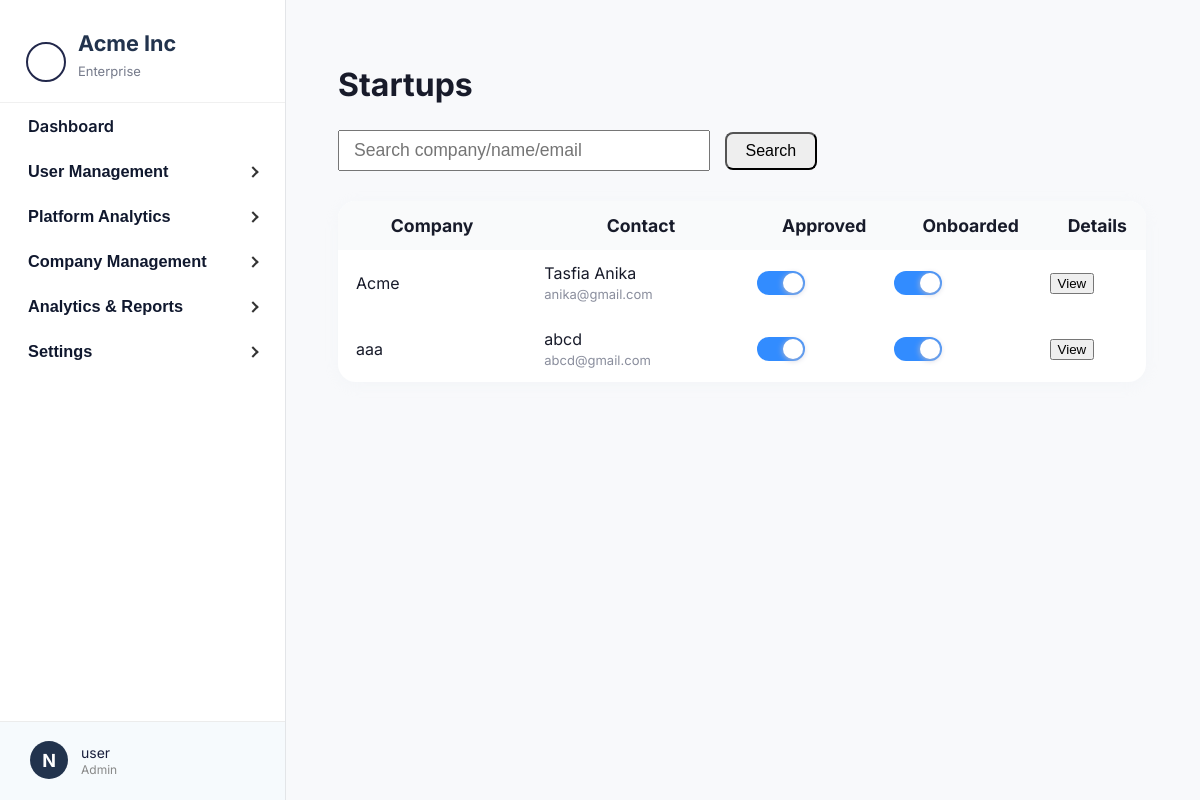
Page /api/admin-dashboard/startup-users/ (signed in) on the committed database.
### core/models.py (models this page shows, shortened)
class StartupProfile(models.Model):
    user = models.OneToOneField(User, on_delete=models.CASCADE, related_name='startup_profile')
    startup_name = models.CharField(max_length=150)
    role = models.CharField(max_length=100)
    email = models.EmailField()
    website = models.CharField(max_length=255)
    heard_about = models.CharField(max_length=50)
    description = models.TextField()
    audience = models.TextField()
    tech_component = models.TextField()
    your_edge = models.TextField()
    pitch_deck_url = models.CharField(max_length=255)
    startup_stage = models.CharField(max_length=50)
    problem = models.TextField()
    solution = models.TextField()
    market_research = models.CharField(max_length=20)
    business_model_mind = models.CharField(max_length=50)
    working_time = models.CharField(max_length=50)
    cofounder = models.CharField(max_length=20)
    support_needed = models.TextField()
    has_mvp = models.CharField(max_length=10)
    tested_with_customers = models.CharField(max_length=10)
    funding_source = models.CharField(max_length=100)
    early_users = models.CharField(max_length=10)
    generated_revenue = models.CharField(max_length=20)
    stage3_challenges = models.TextField()
    stage3_support = models.TextField()
    business_model = models.TextField()
    paying_customers = models.CharField(max_length=50)
    annual_revenue_4 = models.CharField(max_length=50)
    external_funding = models.CharField(max_length=50)
    acquisition_strategies = models.TextField()
    team_size = models.CharField(max_length=50)
    stage4_challenges = models.TextField()
    stage4_support = models.TextField()
    annual_revenue_5 = models.CharField(max_length=50)
    active_customers_5 = models.CharField(max_length=50)
    markets_operating = models.CharField(max_length=100)
    expansion_plans = models.TextField()
    stage5_challenges = models.TextField()
    is_approved = models.BooleanField(default=False)
    is_onboarded = models.BooleanField(default=False)
    complete_profile_submitted = models.BooleanField(default=False)
    submitted_at = models.DateTimeField(auto_now_add=True)
    arr = models.FloatField(
        null=True, blank=True, verbose_name="Annual Recurring Revenue (ARR)"
    )
    arpu = models.FloatField(
        null=True, blank=True, verbose_name="Average Revenue Per User (ARPU)"
    )
    monthly_burn = models.FloatField(null=True, blank=True)
    cash_balance = models.FloatField(null=True, blank=True)
    ltv_cac_ratio = models.FloatField(null=True, blank=True)
    operating_expenses = models.FloatField(null=True, blank=True)
    debt_obligations = models.TextField(null=True, blank=True)
    capital_raised = models.FloatField(null=True, blank=True)
    currently_raising = models.FloatField(null=True, blank=True)
    equity_offered = models.FloatField(null=True, blank=True)
    financial_forecast = models.FileField(
        upload_to='financial_forecasts/', null=True, blank=True
    )

### core/views.py (the view)
# urls.py: path('admin-dashboard/startup-users/', startup_users_admin, name='startup_users'),
@staff_member_required
def startup_users_admin(request):
    startups = StartupProfile.objects.all().select_related('user').order_by('-submitted_at')
    if request.headers.get("HX-Request") == "true":
        return render(request, "admin_partials/admin_startup_users_partial.html", {"startups": startups})
    else:
        return render(request, 'admin_startup_users.html', {
        'startups': startups
    })

### core/templates/admin_startup_users.html (shortened to what this page needs)
{% extends "admin_base.html" %}
{% load static %}
{% load startup_extras %}
{% block content %}
<h2 style="font-size: 2rem; font-weight: 700;">Startups</h2>
<div style="margin: 18px 0 30px 0;">
    <input type="text" placeholder="Search company/name/email" style="width:340px; font-size:1.1rem; padding:8px 14px;">
    <button style="padding:8px 19px; font-size:1rem; border-radius:8px; background:#eee; margin-left:10px;">Search</button>
</div>
<table style="width: 100%; background:#fff; border-radius:18px; box-shadow: 0 3px 16px #e2e7ee2a; border-collapse:separate; border-spacing:0; overflow: hidden;">
    <thead>
        <tr style="font-weight:600; font-size:1.1rem; background: #f9fafb;">
            <th style="padding:14px 18px;">Company</th>
            <th style="padding:14px 18px;">Contact</th>
            <th>Approved</th>
            <th>Onboarded</th>
            <th>Details</th>
        </tr>
    </thead>
    <tbody>
        {% for s in startups %}
        <tr style="border-bottom:1.5px solid #f1f1f5;">
            <td style="padding:13px 18px;">{{ s.startup_name }}</td>
            <td style="padding:13px 18px;">
                {{ s.user.first_name }}<br>
                <span style="font-size:13px;color:#8a8e9d">{{ s.user.email }}</span>
            </td>
            <td>
                <label class="switch">
                    <span class="slider"></span>
                </label>
            </td>
            <td>
                <label class="switch">
                    <span class="slider"></span>
                </label>
            </td>
            <td>
                <button class="btn view-details-btn" data-startup="{{ s|as_json|escapejs }}">View</button>
            </td>
        </tr>
        {% endfor %}
    </tbody>
</table>
{% endblock %}

### core/templates/admin_base.html (shortened to what this page needs)
{% load static %}
<!DOCTYPE html>
<html lang="en">
<head>
</head>
<body>
<div class="layout">
    <nav class="sidebar">
        <div class="logo-box">
            <div class="logo-circle"></div>
            <div>
                <div class="sidebar-title">Acme Inc</div>
                <div class="sidebar-subtitle">Enterprise</div>
            </div>
        </div>
        <div class="sidebar-content">
            <ul class="sidebar-nav">
                <li>
                    <a href="{% url 'admin_dashboard' %}" class="sidebar-link {% if section == 'dashboard' %}active{% endif %}">Dashboard</a>
                </li>
                <li>
                    <button class="sidebar-toggle {% if section == 'user_mgmt' %}active{% endif %}" aria-expanded="false" type="button">
                        User Management
                        <span class="arrow"></span>
                    </button>
                </li>
                <li>
                    <button class="sidebar-toggle" aria-expanded="false" type="button">
                        Platform Analytics
                        <span class="arrow"></span>
                    </button>
                </li>
                <li>
                    <button class="sidebar-toggle" aria-expanded="false" type="button">
                        Company Management
                        <span class="arrow"></span>
                    </button>
                </li>
                <li>
                    <button class="sidebar-toggle" aria-expanded="false" type="button">
                        Analytics & Reports
                        <span class="arrow"></span>
                    </button>
                </li>
                <li>
                    <button class="sidebar-toggle" aria-expanded="false" type="button">
                        Settings
                        <span class="arrow"></span>
                    </button>
                </li>
            </ul>
        </div>
        <div class="sidebar-footer" id="sidebar-footer">
            <div class="sidebar-footer-circle">
                {{ request.user.first_name|default:"N"|slice:":1"|upper }}
            </div>
            <div class="sidebar-footer-details">
                <span>{{ request.user.get_full_name|default:request.user.username }}</span>
                <small>Admin</small>
            </div>
        </div>
    </nav>
    <div id="main-content" class="main-content">
        {% block content %}
        {% endblock %}
    </div>
</div>
</body>
</html>

### core/templates/admin_base.html (style rules this page uses)
html, body { height: 100%; margin: 0; }
body { font-family: 'Inter', sans-serif; background: #f8f9fb; color: #181b2a; height: 100vh; }
.layout { display: flex; min-height: 100vh; }
.sidebar { width: 285px; background: #fff; border-right: 1.5px solid #e3e5e8; padding: 0; position: relative; display: flex; flex-direction: column; height: 100vh; }
.sidebar .logo-box { padding: 30px 26px 8px 26px; display: flex; align-items: center; gap: 12px; flex-shrink: 0; background: #fff; border-bottom: 1px solid #f0f0f0; }
.sidebar-content { flex: 1; overflow-y: auto; padding-bottom: 80px; }
.sidebar .logo-circle { width: 36px; height: 36px; border: 2.5px solid #22284b; border-radius: 50%; background: #fff; display: flex; align-items: center; justify-content: center; font-weight: bold; font-size: 22px; color: #22284b; }
.sidebar-title { font-weight: 700; font-size: 1.35rem; color: #22334d; margin-bottom: 7px; }
.sidebar-subtitle { font-size: 13px; color: #757a8a; margin-bottom: 15px; }
.sidebar-nav { padding: 0; margin: 0 0 30px 0; list-style: none; }
.sidebar-link, .sidebar-toggle { display: flex; align-items: center; gap: 8px; padding: 13px 28px; color: #10182e; text-decoration: none; font-weight: 600; font-size: 1.02rem; border: none; background: none; cursor: pointer; width: 100%; outline: none; transition: all 0.2s cubic-bezier(0.4, 0, 0.2, 1); border-radius: 0 16px 16px 0; margin-right: 4px; position: relative; }
.sidebar-toggle .arrow { margin-left: auto; transition: transform 0.3s cubic-bezier(0.4, 0, 0.2, 1); }
.sidebar-footer { position: absolute; left: 0; bottom: 0; width: 100%; padding: 19px 24px 21px 30px; border-top: 1px solid #ececec; background: #f6fafd; display: flex; align-items: center; gap: 13px; cursor: pointer; z-index: 10; box-sizing: border-box; transition: all 0.2s cubic-bezier(0.4, 0, 0.2, 1); }
.sidebar-footer-circle { width: 38px; height: 38px; border-radius: 50%; background: #22334d; color: #fff; display: flex; align-items: center; justify-content: center; font-size: 18px; font-weight: 700; transition: all 0.2s cubic-bezier(0.4, 0, 0.2, 1); }
.sidebar-footer-details { display: flex; flex-direction: column; gap: 1px; }
.sidebar-footer-details span { font-size: 14px; color: #191f3d; transition: color 0.2s cubic-bezier(0.4, 0, 0.2, 1); }
.sidebar-footer-details small { font-size: 12px; color: #888; transition: color 0.2s cubic-bezier(0.4, 0, 0.2, 1); }
.main-content { flex: 1; padding: 38px 54px 44px 52px; }
.arrow { display: inline-block; width: 6px; height: 6px; border-top: 2px solid #333; border-right: 2px solid #333; transform: rotate(45deg); margin-left: auto; transition: transform 0.3s cubic-bezier(0.4, 0, 0.2, 1); }

### core/templates/admin_startup_users.html (style rules this page uses)
.switch { position: relative; display: inline-block; width: 48px; height: 24px; }
.slider { position: absolute; cursor: pointer; top: 0; left: 0; right: 0; bottom: 0; background-color: #eee; border-radius: 24px; transition: .3s; }
.slider:before { position: absolute; content: ""; height: 20px; width: 20px; left: 2px; bottom: 2px; background-color: #fff; border-radius: 50%; transition: .3s; box-shadow: 0 1px 6px #bbc; }
input:checked + .slider { background-color: #328cff; }
input:checked + .slider:before { transform: translateX(24px); }

### rows in the picture
StartupProfile: startup_name "Acme", user.first_name "Tasfia Anika", user.email "anika@gmail.com"
StartupProfile: startup_name "aaa", user.first_name "abcd", user.email "abcd@gmail.com"

### other values in the picture
{{ request.user.first_name|default:"N"|slice:":1"|upper }} "N"
{{ request.user.get_full_name|default:request.user.username }} "user"
